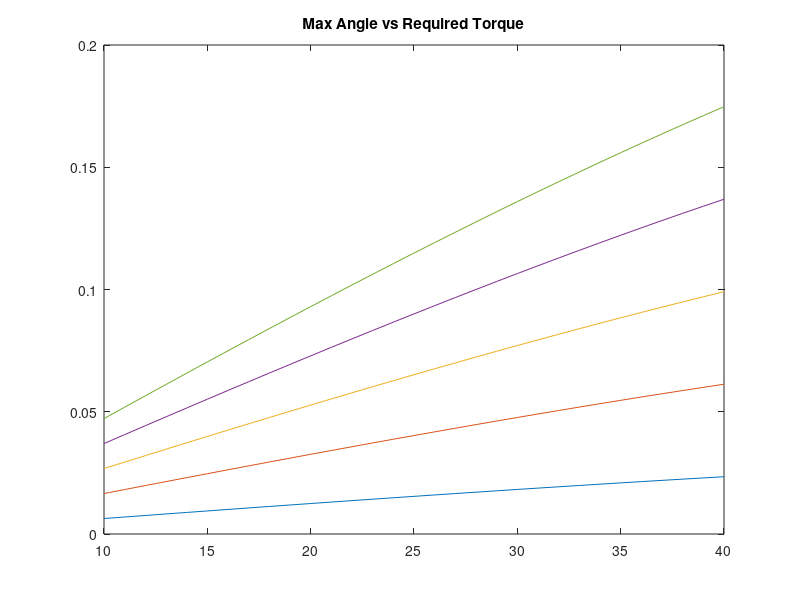

The MATLAB script that drew this image: (Note: this script raises an error after producing the figure.)
% Initializing arrays for calculations % 

angles = [10:1:40]'; % Use to test all angles within a reasonable range
masses = [];
torques = [];

massBattery = 0.6332739; % Change these as needed
massNoBattery = 0.2064*0.3; %  Assuming X infill

for massSystem = [[massNoBattery:0.1:massBattery] massBattery] % Loop from minimum (w/o battery) to 1kg 
    
    % Givens %

    diskMass = 0.2;
    radiusDisk = 0.05;
    RPM = 400;
    %massSystem = 0.2704;
    g=9.81;
    centerOfMassFromGround = 0.06;

    angularSpeedDisk = RPM*2*pi/60;
    
    % Calculations %
    
    inertiaDisk = (diskMass*radiusDisk^2)/2;
    
    highestPrecisionSpeed = (massSystem*g*centerOfMassFromGround*sind(angles))/(inertiaDisk*angularSpeedDisk);
    torque = (inertiaDisk*angularSpeedDisk*highestPrecisionSpeed)';
    
    torques = [torques torque]; % Changes size dynamically as the loop iterates. Bad practice?
    masses(end+1) = massSystem;
    
end

% Plotting 

plot(angles, torques(1:31), angles, torques(1+1*31:31+1*31), angles, torques(1+2*31:31+2*31), angles, torques(1+3*31:31+3*31), angles, torques(1+4*31:31+4*31));
title("Max Angle vs Required Torque")
yline(0.0392266,'--',"Motor Threshold"); % Creating line for motor threshold
xlabel("Angle [deg]");
ylabel("Torque [N*m]");
legend("Without battery m = "+string(masses(1)),"m = "+string(masses(2)),"m = "+string(masses(3)), "m = "+string(masses(3)), "m = "+string(masses(4)), "With Battery (approx) m = "+string(masses(5)));
